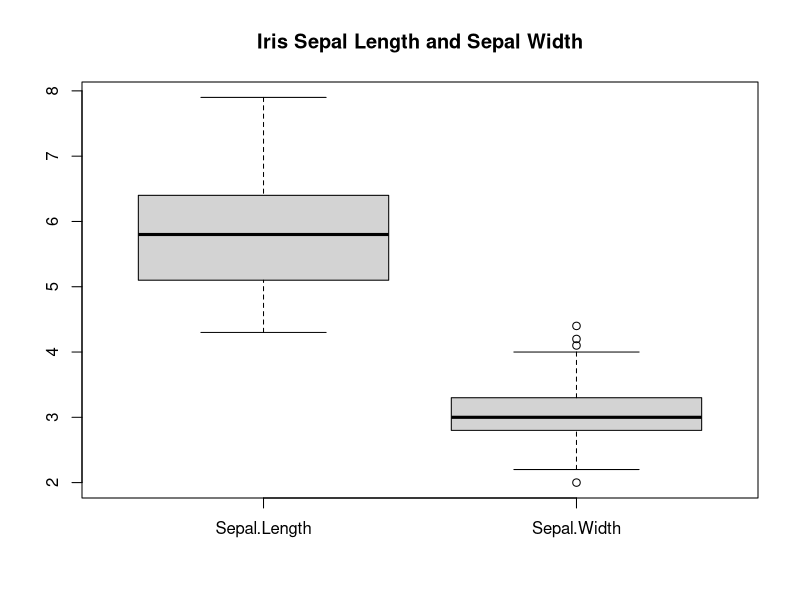
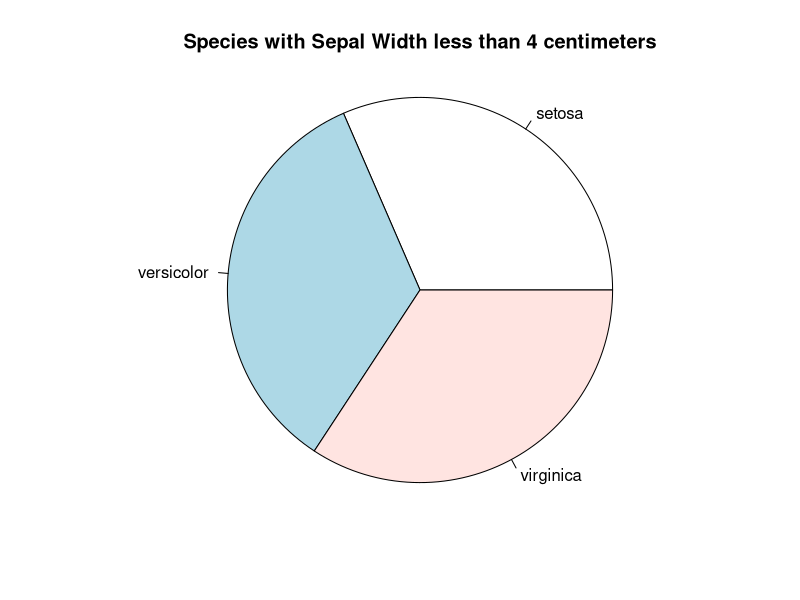

R code for these plots, in order:
## ---- chunk 1
library(datasets)
## ---- chunk 2
# Use head() to get the first 6 rows of the `iris` data set
head(iris)
## ---- chunk 3
# Use sapply()` function for the average of the first four variable
sapply(iris[1:4], mean, na.rm=T)
## ---- chunk 4
# Check the number of missing values in this dataset
sum(is.na(iris)) # 0 missing values
# If the missing values do exist, replace the missing value with 0
iris[is.na(iris)] = 0
# Or we can replace the missing value with the mean, median 
# It depends on if we detect many outliers or not in the dataset
# Checking outliers can be done by plotting
## ---- chunk 5
# The 4th column should be "Petal.Width"
sapply(iris[,c("Sepal.Length", "Petal.Width")], sd, na.rm=T)
## ---- chunk 6

# Assign sepalLW to a new data frame with the Sepal.Length, Sepal.Width variables
sepalLW <- data.frame(Sepal.Length = iris$Sepal.Length, Sepal.Width = iris$Sepal.Width)

# Boxplot for `Sepal.Length` and `Sepal.Width`, assigned to myBoxPlot
# Set outline = TRUE to display the values of all the outliers
myBoxPlot <- boxplot(sepalLW,
                     main = "Iris Sepal Length and Sepal Width",
                     outline = TRUE)
# View those outliers
myBoxPlot$out
## ---- chunk 7
# Method 1: Compute the upper quartile of `Sepal.Width` by summary()
# Use the summary() function on `Sepal.Width` column
# Output is a statistical table
summary(iris$Sepal.Width)
# Extract "3rd Qu." column for the upper quartile
summary(iris$Sepal.Width)["3rd Qu."]

# Method 2: Compute the upper quartile of `Sepal.Width`(Q3, 75% of the data distribution) by the quantile function
quantile(iris$Sepal.Width, .75)
## ---- chunk 8
# Filter the iris dataset with 'Sepal.Width' < 4 centimeters
filteredSepalW <- iris[(iris$Sepal.Width < 4), ]
# Use table() function to count the occurences of each factor level of `Species`
countTable <- table(filteredSepalW$Species)
# Make a pie chart of the species with given condition
pie(
  countTable,
  radius = 1,
  main = "Species with Sepal Width less than 4 centimeters")
